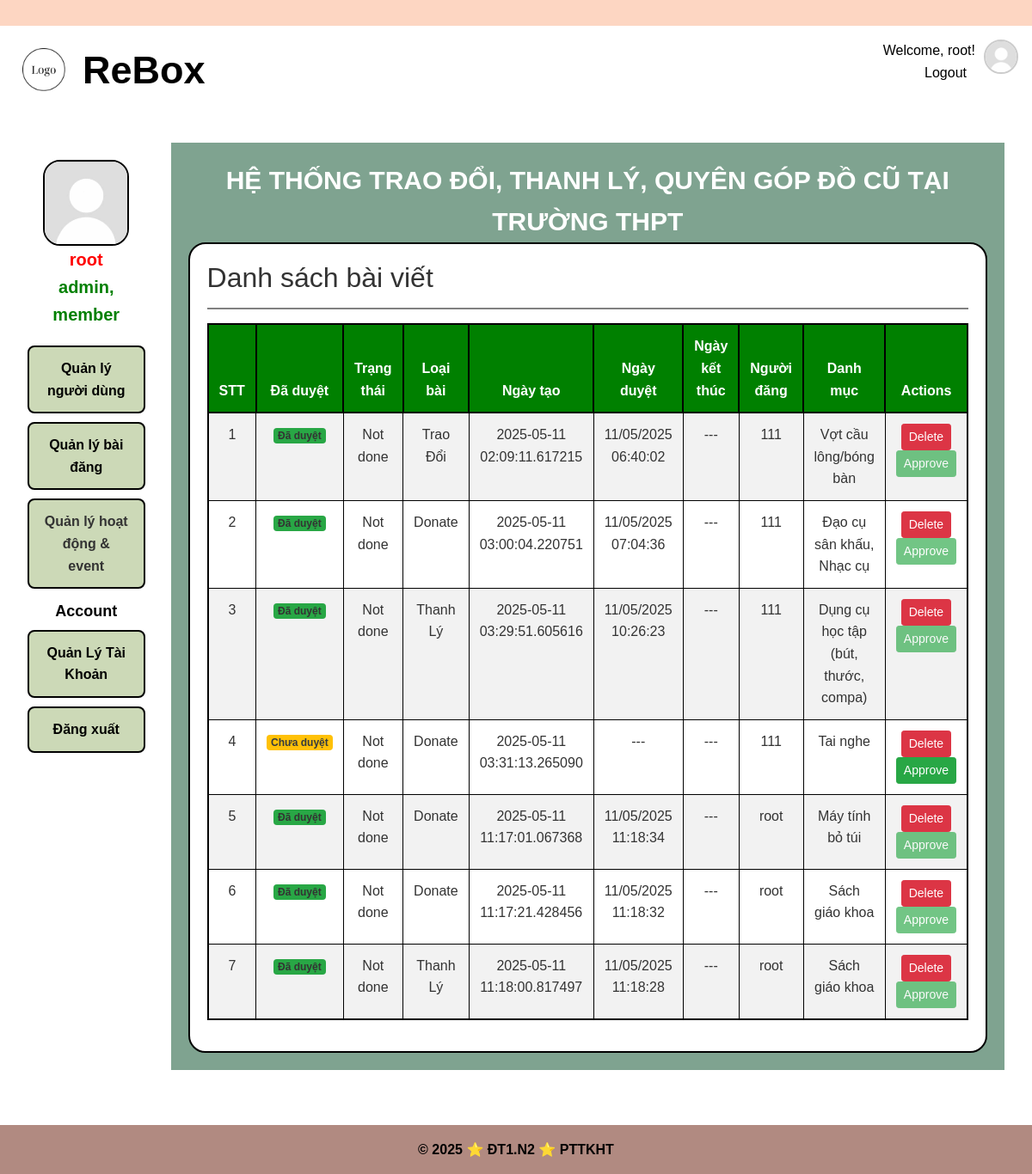
Page /admin/posts (signed in) on the earlier database version.
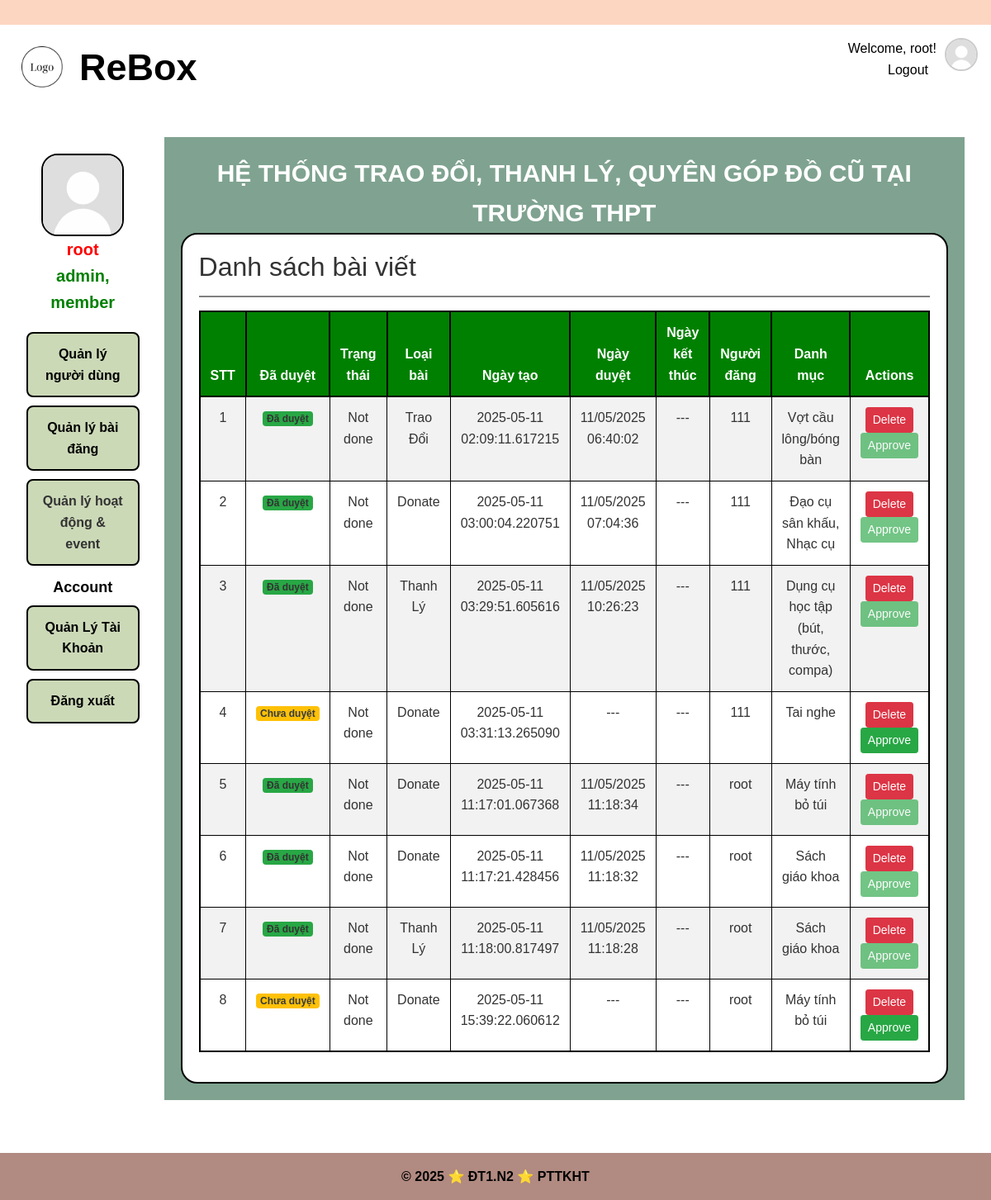
Same page on the later database version.
### app/models/post.py (models this page shows, shortened)
class Post(csdl.Model):
    __tablename__ = 'post'
    post_id = csdl.Column(csdl.String(50), primary_key=True)  # Khóa chính, kiểu chuỗi
    content = csdl.Column(csdl.String(500), nullable=False)   # Nội dung bài đăng
    image_url = csdl.Column(csdl.String(255), nullable=True)   # Link hình ảnh bài đăng
    is_approved = csdl.Column(csdl.Boolean, default=False)    # Cờ kiểm duyệt bài đăng , aaproved/ reject
    status = csdl.Column(csdl.String(50), default='pending')  # Trạng thái bài đăng pending/received item
    post_type = csdl.Column(csdl.String(50), nullable=False)  # Loại bài đăng (thanh lý, trao đổi, donate)
    create_date = csdl.Column(csdl.DateTime, default=csdl.func.now())  # Thời gian tạo bài đăng
    approval_date = csdl.Column(csdl.DateTime, nullable=True) # time duyệt
    submit_date = csdl.Column(csdl.DateTime, nullable=True)  # Thời gian kết thúc bài đăng
    user_id = csdl.Column(csdl.Integer, csdl.ForeignKey('user.id'), nullable=False)
    category_id = csdl.Column(csdl.Integer, csdl.ForeignKey('category.id'), nullable=False)
    interest_count = csdl.Column(csdl.Integer, default=0)
    interested_user_id = csdl.Column(csdl.Text, default='')
    user = csdl.relationship('User', backref='posts')
    category = csdl.relationship('Category', backref='posts')

### app/models/user.py (models this page shows, shortened)
class User(UserMixin, csdl.Model):
    id = csdl.Column(csdl.Integer, primary_key=True)
    username = csdl.Column(csdl.String(50), unique=True, nullable=False)
    password  = csdl.Column(csdl.String(128), nullable=False)
    avatar = csdl.Column(csdl.Text, nullable = True)
    fullname = csdl.Column(csdl.String(120), nullable=False)
    date_of_birth = csdl.Column(csdl.Date, nullable = True)
    gender = csdl.Column(csdl.String(10), nullable = True)
    address = csdl.Column(csdl.Text, nullable = True)
    email = csdl.Column(csdl.String(120), unique=True, nullable=False)
    phone = csdl.Column(csdl.String(20), nullable=True) #co the null
    facebook = csdl.Column(csdl.Text, nullable =True)
    roles = csdl.relationship('Role', secondary='user_role', backref=csdl.backref('users', lazy='dynamic'))
    created_date = csdl.Column(csdl.DateTime, default=datetime.utcnow)  # Thêm dòng này
    def has_role(self, role_name):
        for role in self.roles:
            if role.name == role_name:
                return True
        return False
    def get_role(self):
        return ', '.join(role.name for role in self.roles)

### app/models/category.py (models this page shows)
class Category(UserMixin, csdl.Model):
    id = csdl.Column(csdl.Integer, primary_key=True)
    category_name = csdl.Column(csdl.String(50), unique=True, nullable=False)

### app/postManagement/routes.py (the view)
@postManagement_blueprint.route('/admin/posts')
def manage_post():
    if current_user.has_role('admin'):
        posts = Post.query.all()
        return render_template('postManagement/post_manage.html', posts=posts)
    else:
        flash('Username không phải là admin!', 'danger')
        return redirect(url_for('auth.adminLogin'))

### app/models/user.py (called while the page is built)
@login_manager.user_loader
def load_user(user_id): #luu ttin user by id da luu trong session login
    return User.query.get(int(user_id)) #doi tuong User chua ttin (username, pass,email, ...)

### app/postManagement/templates/postManagement/post_manage.html (shortened to what this page needs)
{% extends 'manageMenu.html' %} {% block ManagementContent %}
<div class="manager-post-frame">
  <div class="d-flex justify-content-between align-items-center mb-3">
    <link
      rel="stylesheet"
      href="https://cdn.jsdelivr.net/npm/bootstrap-icons@1.11.3/font/bootstrap-icons.min.css"
    />
    <h2 class="mb-0">Danh sách bài viết</h2>
  </div>
  <hr
    style="
      border: none;
      height: 2px;
      background-color: gray;
      width: 100%;
      align-self: center;
    "
  />
  <div class="table-responsive">
    <table class="table table-striped table-hover align-middle">
      <thead class="table-dark">
        <tr>
          <th>STT</th>
          <th>Đã duyệt</th>
          <th>Trạng thái</th>
          <th>Loại bài</th>
          <th>Ngày tạo</th>
          <th>Ngày duyệt</th>
          <th>Ngày kết thúc</th>
          <th>Người đăng</th>
          <th>Danh mục</th>
          <th>Actions</th>
        </tr>
      </thead>
      <tbody>
        {% for p in posts %}
        <tr>
          <td>{{ loop.index }}</td>
          <td>
            {% if p.is_approved %}
            <span class="badge bg-success">Đã duyệt</span>
            {% else %}
            <span class="badge bg-warning text-dark">Chưa duyệt</span>
            {% endif %}
          </td>
          <td>{{ p.status }}</td>
          <td>{{ p.post_type }}</td>
          <td>{{ p.create_date }}</td>
          <td>
            {% if p.is_approved and p.approval_date %} {{
            p.approval_date.strftime('%d/%m/%Y %H:%M:%S') }} {% else %} --- {%
            endif %}
          </td>
          <td>{{ p.submit_date or '---' }}</td>
          <td>{{ p.user.username if p.user else p.user_id }}</td>
          <td>
            {{ p.category.category_name if p.category else p.category_id }}
          </td>
          <td>
            <form
              action="{{ url_for('postManagement.delete_post', post_id=p.post_id) }}"
              method="post"
              style="display: inline"
            >
              <button
                type="submit"
                class="btn btn-sm btn-danger"
                onclick="return confirm('Bạn có chắc muốn xóa bài viết này?');"
              >
                Delete
              </button>
            </form>
            <form
              action="{{ url_for('postManagement.approve_post', post_id=p.post_id) }}"
              method="post"
              style="display: inline"
            >
              <button
                type="submit"
                class="btn btn-sm btn-success"
                {%
                if
                p.is_approved
                %}disabled{%
                endif
                %}
              >
                Approve
              </button>
            </form>
          </td>
        </tr>
        {% endfor %}
      </tbody>
    </table>
  </div>
</div>
{% endblock %}

Differences in the rows shown:
added Post: is_approved "Chưa duyệt", status "Not done", post_type "Donate", create_date "2025-05-11 15:39:22.060612", submit_date "---", user "root", category "Máy tính bỏ túi"
